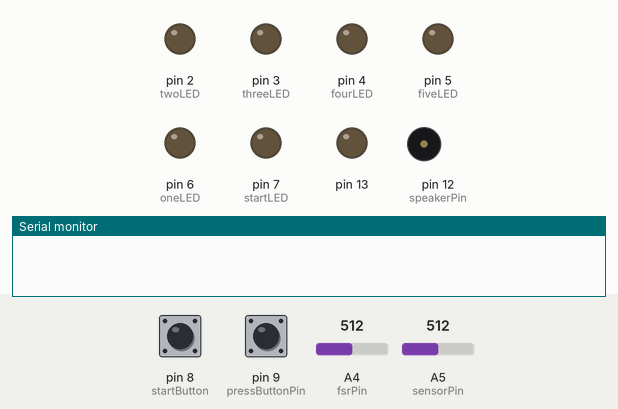
This sketch was run on a simulated Arduino Uno, built with avr-gcc and run on an emulated ATmega328P. Shown: output pins drawn as LEDs (lit = HIGH), buzzer (waves = sounding), the last lines printed to the serial monitor. The inputs (shaded band) are chosen by the test bench; at power-on: A4 (fsrPin) = 512, pin 8 (startButton) LOW, pin 9 (pressButtonPin) HIGH, A5 (sensorPin) = 512.

Above: at 6.2 s.
6.3 s: A4 (fsrPin) set to 1023
At 6.8 s:
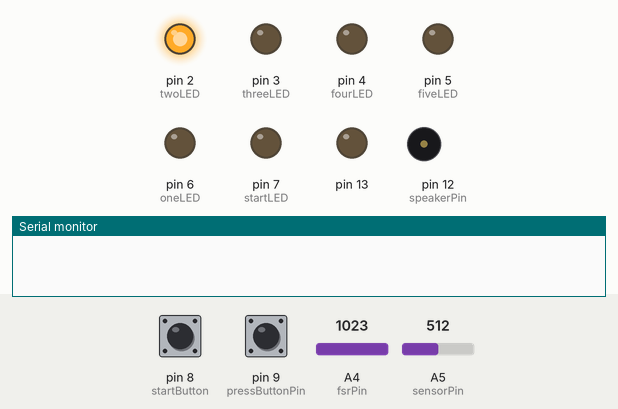
12.4 s: pin 8 (startButton) pulled HIGH for 1 s
At 14.9 s:
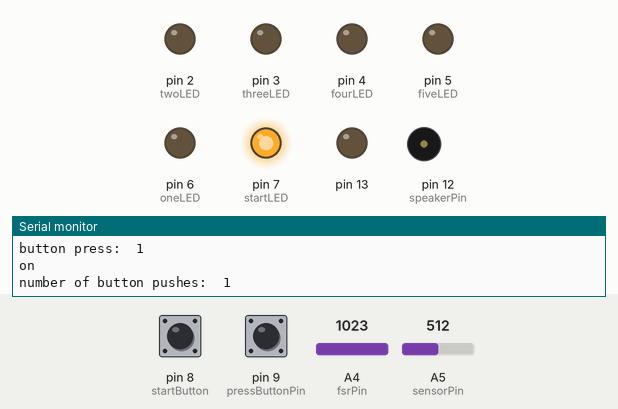
15.4 s: pin 8 (startButton) pulled HIGH for 0.15 s
At 16.0 s:
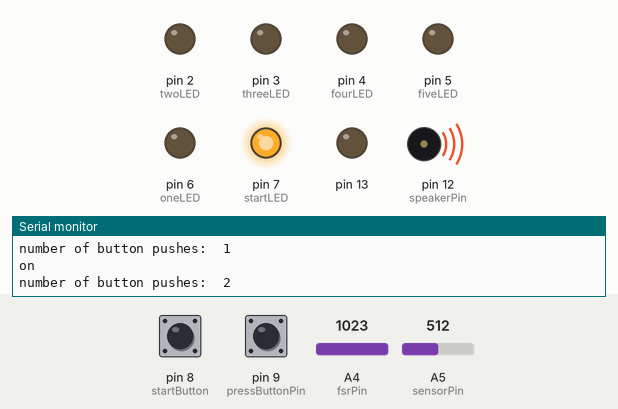
18.9 s: A4 (fsrPin) set to 1005
22.4 s: A4 (fsrPin) set to 989
34.0 s: pin 8 (startButton) pulled HIGH for 3.2 s
At 35.6 s:
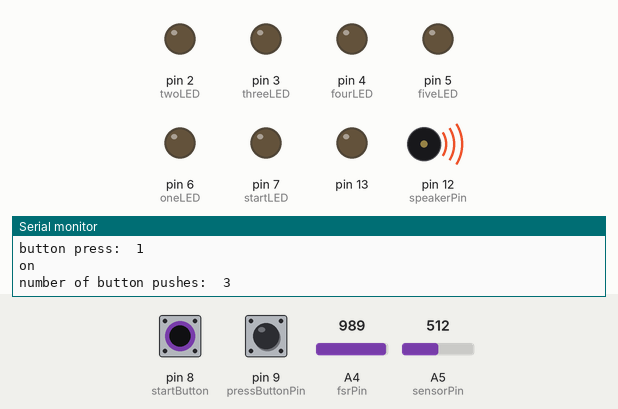
Timing chart, 0 to 37.3 s (numbered marks = the images above; inputs shaded):
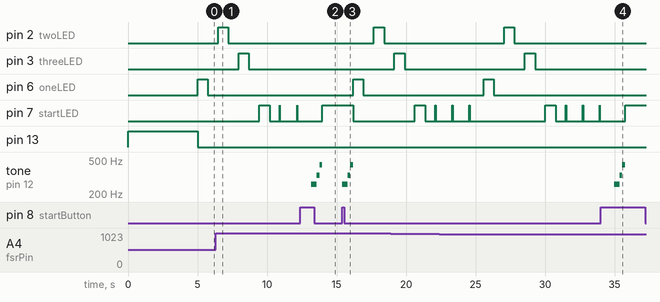

The sketch:

Variables.ino
```cpp
//LEDs
const int oneLED = 6;
const int twoLED = 2;
const int threeLED = 3;
const int fourLED = 4;
const int fiveLED = 5;

const int startLED = 7;
const int startButton = 8; // Green Button

int velocity = 0; //speed of the level

//Booleans
boolean startGame = false;
boolean blinkBegin = false;
boolean newLevel = false;
boolean standBy = true; //First state of the game is stand by
boolean secondPart = false; //Photo sensor task
boolean thirdPart = false; //Force sensor task

//START BUTTON
int buttonPushCounter = 0;   // counter for the number of button presses
int buttonState = 0;         // current state of the button
int lastButtonState = 0;     // previous state of the button

//PHOTO SENSOR
const int sensorPin = A5;    // pin that the sensor is attached to=
int sensorValue = 0;         // the sensor value
int sensorMin = 1023;        // minimum sensor value
int sensorMax = 0; // maximum sensor value
int readValue; // Value after mapping and constraining

//FORCE SENSOR
int fsrPin = A4;     // the FSR and 10K pulldown are connected to a0
int fsrReading;     // the analog reading from the FSR resistor divider

//PRESS BUTTON SENSOR
const int pressButtonPin = 9;
int pressButtonState;

//BUZZER
int speakerPin = 12;

int numTones = 4;
int tones[] = {261, 261, 330, 440 }; //Song to start the game
int tonesWin[] = {262,294,330,349}; //Song when you win the level
```

Setup_and_Loop.ino
```cpp
void setup(){

  //LEDs
  pinMode(oneLED, OUTPUT);
  pinMode(twoLED, OUTPUT);
  pinMode(threeLED, OUTPUT);
  pinMode(fourLED, OUTPUT);
  pinMode(fiveLED, OUTPUT);
  pinMode(startLED, OUTPUT);

  //Buttons
  pinMode(startButton, INPUT);
  pinMode(pressButtonPin, INPUT);

  Serial.begin(9600);      // open the serial port at 9600 bps:

  // turn on LED to signal the start of the calibration period:
  pinMode(13, OUTPUT);
  digitalWrite(13, HIGH);

  // calibrate during the first five seconds
  while (millis() < 5000) {
    sensorValue = analogRead(sensorPin);

    // record the maximum sensor value
    if (sensorValue > sensorMax) {
      sensorMax = sensorValue;
    }

    // record the minimum sensor value
    if (sensorValue < sensorMin) {
      sensorMin = sensorValue;
    }
  }
  // signal the end of the calibration period
  digitalWrite(13, LOW);
}


/////////********/////////********/////////********/////////********

void loop() {

  pushButton(); //Green Button starts the game

  if (buttonPushCounter % 2 == 0) { //Every even pushes of the Green Button, the game starts, every odd, the game stops

    standBy = false;
    startGame = true;   //Starts the game

    if (startGame == true) {

      digitalWrite(startLED, LOW); //Turn the Green LED off, it's on when the game is in stand by

      blinkLED(oneLED, 740 + velocity); // 3 first LEDs blink in sequency
      blinkLED(twoLED, 740 + velocity);
      blinkLED(threeLED, 740 + velocity);

      blinkLED(startLED, 740 + velocity); // Green LEDS blinks in the center and ends loop
    }

    photoSensor(); // Call the photosensor to read the values
    Serial.print("photo sensor:  ");
    Serial.println(readValue);

    //PHOTO sensor
    if (readValue == 10) { //if photo sensor is covered continuos the game
      blinkLED(fourLED, 740 + velocity); // Blinks next LED

      blinkLED(startLED, 740 + velocity);  //Green LEDS blinks in the center and ends loop

      secondPart = true; // Says that this part was complete

    }

    else { // If photosensor is not covered, the game restarts
      secondPart = false;
      startGame = false;
      blinkLED(startLED, 10);
      pushButton();

      delay(1000);
      startGame = true;
    }


    forceSensor(); //Call the force sensor
    Serial.print("FORCE sensor:  ");
    Serial.print(fsrReading);     // the raw analog reading

      //FORCE sensor
    if (fsrReading >= 225) { //if FORCE sensor is without the stone weight, continuos the game
      if (secondPart == true) { // Only continuos if the photosensor was covered previously
        blinkLED(fiveLED, 740 + velocity); // Blinks next LED

        blinkLED(startLED, 740 + velocity); //Green LEDS blinks in the center and ends loop
        thirdPart = true; // Says that this part was complete
      }
    }

    else { // If Force Sensor is with the stone weight, the game restarts
      tone(speakerPin, 0); // Plays error sound
      delay(200);
      noTone(speakerPin);

      secondPart = false;
      thirdPart = false;

      startGame = false;
      blinkLED(startLED, 10);
      delay(1000);
      startGame = true;
    }

    //BUTTON sensor
    pressButton();
    Serial.print("button press:  ");
    Serial.println(pressButtonState);


    if (pressButtonState == 0) { //if Button sensor is covered, continuos the game and speed up on the next level
      if (secondPart == true) {
        if (thirdPart == true) {
          forceSensor();
          Serial.print("FORCE sensor:  ");
          Serial.print(fsrReading);
          if (fsrReading != 255) { // the next level only works if the stone is in place

            newLevel = true;

            if (newLevel == true) {

              for (int i = 0; i < numTones; i++) { // Play a song
                tone(speakerPin, tonesWin[i]);
                delay(200);
              }
              noTone(speakerPin);

              secondPart = false; // Reset the tasks
              thirdPart = false;

              startGame = false;
              blinkBegin = true; // Blinks all LEDs

              if (blinkBegin == true) {  // Blinks all LEDs
                allBlink();
              }

              delay (1400);

              blinkBegin = false; // Stop Blinking
              startGame = true; // Starts next Level
              velocity = velocity - 40; // Speed up the game

              if (velocity <= -640) { // If MAX velocity, the final level
                startGame = false;

                blinkBegin = true; // Blinks all LEDs

                if (blinkBegin == true) {
                  allBlink();
                  delay (5400);
                }

                blinkBegin = false;

                standBy = true;
                velocity = 0; // Velocity back to beggining after last level
              }
            }
          }
        }
      }
    }
    else { // If Button is not pressed or the stone is not in place, the level restarts
      tone(speakerPin, 0);
      delay(200);
      noTone(speakerPin);

      secondPart = false;
      thirdPart = false;
      startGame = false;
      blinkLED(startLED, 10);
      delay(1000);
      startGame = true;
    }
  }

  else {
    standBy = true; // Every odd pushes on the Green Button, the game stops
  }

  if (standBy == true) {
    off(); // Call void off, which is the Stand By state
  }
}

/////////********/////////********/////////********/////////********
```

Voids.ino
```cpp
void off() { // Stand By state
  digitalWrite(oneLED, LOW);
  digitalWrite(twoLED, LOW);
  digitalWrite(threeLED, LOW);
  digitalWrite(fourLED, LOW);
  digitalWrite(fiveLED, LOW);
  digitalWrite(startLED, HIGH);
}

void allBlink() { // All LEDs blink

    digitalWrite(oneLED, HIGH);
  digitalWrite(twoLED, HIGH);
  digitalWrite(threeLED, HIGH);
  digitalWrite(fourLED, HIGH);
  digitalWrite(fiveLED, HIGH);
  digitalWrite(startLED, LOW);
  delay(500);
  digitalWrite(oneLED, LOW);
  digitalWrite(twoLED, LOW);
  digitalWrite(threeLED, LOW);
  digitalWrite(fourLED, LOW);
  digitalWrite(fiveLED, LOW);
  digitalWrite(startLED, LOW);
  delay(500);
}


void blinkLED(int pin, int duration) { // Function to blink any LED with any duration

  digitalWrite(pin, HIGH);
  delay(duration);
  digitalWrite(pin, LOW);
  delay(duration);
}


void pushButton() { // The central Green Button

  // read the pushbutton input pin:
  buttonState = digitalRead(startButton);

  // compare the buttonState to its previous state
  if (buttonState != lastButtonState) {
    // if the state has changed, increment the counter
    if (buttonState == HIGH) {
      // if the current state is HIGH then the button
      // wend from off to on:
      buttonPushCounter++;
      Serial.println("on");
      Serial.print("number of button pushes:  ");
      Serial.println(buttonPushCounter); // Print how many times the button was pressed

      for (int i = 0; i < numTones; i++) { // Play a song after pressed
        tone(speakerPin, tones[i]);
        delay(200);
      }
      noTone(speakerPin);
    }
  }
  // save the current state as the last state,
  //for next time through the loop
  lastButtonState = buttonState;
}


//////SENSORS///////

//PHOTO SENSOR
void photoSensor() {
  // read the sensor:
  sensorValue = analogRead(sensorPin);

  // apply the calibration to the sensor reading
  sensorValue = map(sensorValue, sensorMin, sensorMax, 0, 255);

  // in case the sensor value is outside the range seen during calibration
  readValue = constrain(sensorValue, 0, 10);
  Serial.print("photo sensor:  ");
  Serial.println(readValue);
  //PHOTO SENSOR
}

//FORCE SENSOR
void forceSensor() {
  fsrReading = analogRead(fsrPin);

  fsrReading = map(fsrReading, 800, 1023, 0, 255);
  Serial.print("FORCE sensor:  ");
  Serial.print(fsrReading);     // the reading after mapping
  Serial.print("Velocity:  ");
  Serial.print(velocity);     // the speed of the game reading (could be in another place)

}

//LAST BUTTON
void pressButton() {

  // read the pushbutton input pin:
  pressButtonState = digitalRead(pressButtonPin);
  Serial.print("button press:  ");
  Serial.println(pressButtonState);

}
```

Measured:
- after the input at 12.4 s, pin 2 (twoLED): stays LOW (without the input it goes to HIGH after 2.3 s); pin 6 (oneLED): stays LOW (without the input it goes to HIGH after 0.78 s); pin 7 (startLED): LOW → HIGH after 1.6 s; tone on pin 12 (speakerPin): silent → 261 Hz after 0.78 s, → 330 Hz 0.40 s later, → 440 Hz 0.20 s later, → silent 0.20 s later
- after the input at 15.4 s, pin 2 (twoLED): LOW → HIGH after 2.3 s, → LOW 0.74 s later; pin 6 (oneLED): LOW → HIGH after 0.80 s, → LOW 0.74 s later; pin 7 (startLED): HIGH → LOW after 0.80 s; tone on pin 12 (speakerPin): silent → 261 Hz at once, → 330 Hz 0.40 s later, → 440 Hz 0.20 s later, → silent 0.20 s later
- after the input at 34.0 s, pin 2 (twoLED): stays LOW (without the input it goes to HIGH after 2.4 s); pin 3 (threeLED): stays LOW (without the input it goes to HIGH after 3.9 s)
